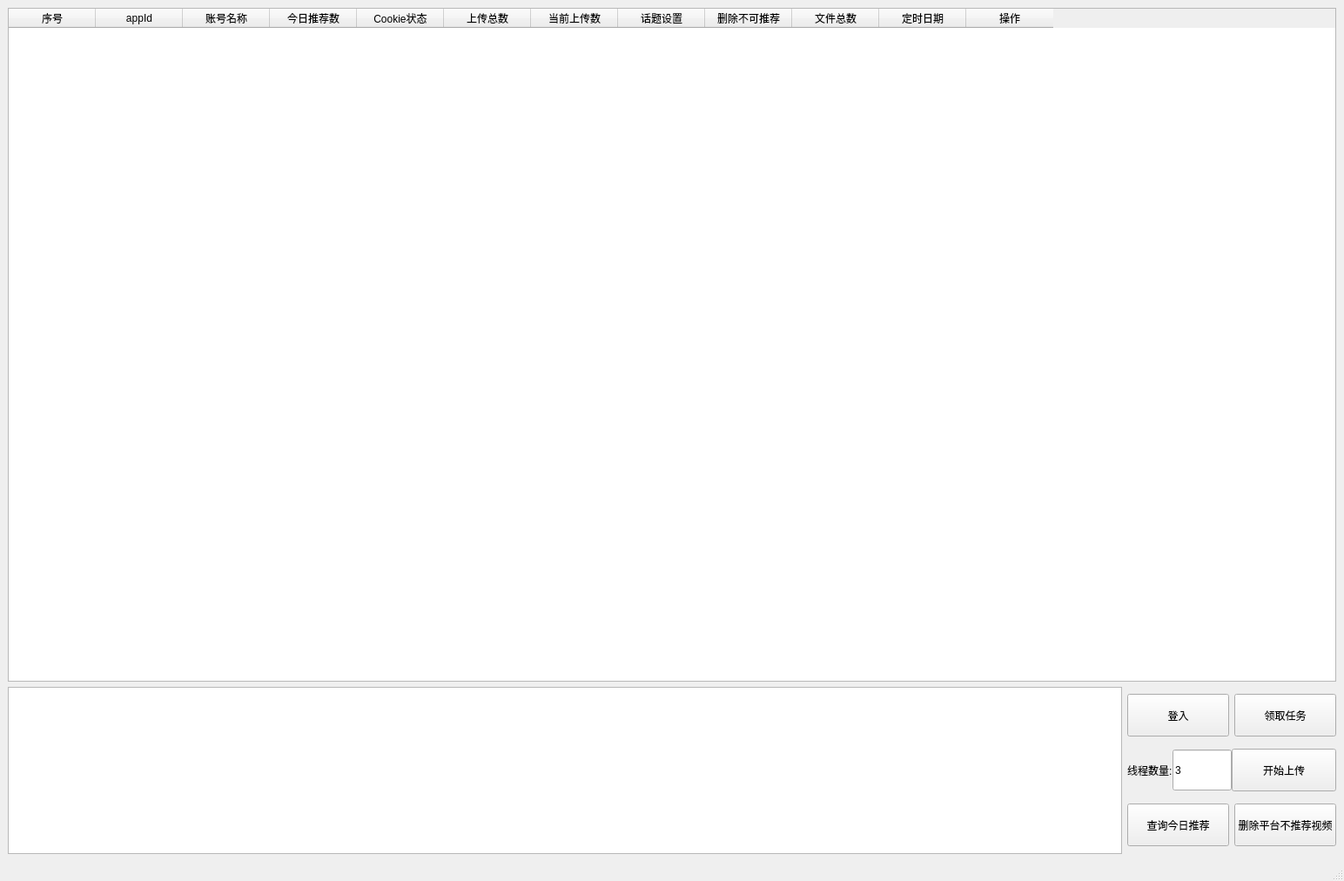
<?xml version="1.0" encoding="UTF-8"?>
<ui version="4.0">
 <class>MainWindow</class>
 <widget class="QMainWindow" name="MainWindow">
  <property name="geometry">
   <rect>
    <x>0</x>
    <y>0</y>
    <width>1544</width>
    <height>1012</height>
   </rect>
  </property>
  <property name="windowTitle">
   <string>视频批量上传</string>
  </property>
  <widget class="QWidget" name="centralwidget">
   <property name="styleSheet">
    <string notr="true">QPushButton{height:41px;}QLineEdit{height:41px;}QComboBox{height:41px;}</string>
   </property>
   <layout class="QVBoxLayout" name="verticalLayout_2" stretch="1,0">
    <item>
     <widget class="QTableWidget" name="tableWidget">
      <column>
       <property name="text">
        <string>序号</string>
       </property>
      </column>
      <column>
       <property name="text">
        <string>appId</string>
       </property>
      </column>
      <column>
       <property name="text">
        <string>账号名称</string>
       </property>
      </column>
      <column>
       <property name="text">
        <string>今日推荐数</string>
       </property>
      </column>
      <column>
       <property name="text">
        <string>Cookie状态</string>
       </property>
      </column>
      <column>
       <property name="text">
        <string>上传总数</string>
       </property>
      </column>
      <column>
       <property name="text">
        <string>当前上传数</string>
       </property>
      </column>
      <column>
       <property name="text">
        <string>话题设置</string>
       </property>
      </column>
      <column>
       <property name="text">
        <string>删除不可推荐</string>
       </property>
      </column>
      <column>
       <property name="text">
        <string>文件总数</string>
       </property>
      </column>
      <column>
       <property name="text">
        <string>定时日期</string>
       </property>
      </column>
      <column>
       <property name="text">
        <string>操作</string>
       </property>
      </column>
     </widget>
    </item>
    <item>
     <layout class="QHBoxLayout" name="horizontalLayout_5" stretch="1,0">
      <item>
       <widget class="QTextBrowser" name="textBrowser"/>
      </item>
      <item>
       <layout class="QVBoxLayout" name="verticalLayout">
        <item>
         <layout class="QHBoxLayout" name="horizontalLayout_2" stretch="1,1">
          <item>
           <widget class="QPushButton" name="pushButton">
            <property name="text">
             <string>登入</string>
            </property>
           </widget>
          </item>
          <item>
           <widget class="QPushButton" name="pushButton_3">
            <property name="text">
             <string>领取任务</string>
            </property>
           </widget>
          </item>
         </layout>
        </item>
        <item>
         <layout class="QHBoxLayout" name="horizontalLayout_3" stretch="1,1">
          <property name="spacing">
           <number>0</number>
          </property>
          <item>
           <layout class="QHBoxLayout" name="horizontalLayout">
            <item>
             <widget class="QLabel" name="label">
              <property name="text">
               <string>线程数量:</string>
              </property>
             </widget>
            </item>
            <item>
             <widget class="QLineEdit" name="lineEdit">
              <property name="text">
               <string>3</string>
              </property>
             </widget>
            </item>
           </layout>
          </item>
          <item>
           <widget class="QPushButton" name="pushButton_2">
            <property name="text">
             <string>开始上传</string>
            </property>
           </widget>
          </item>
         </layout>
        </item>
        <item>
         <layout class="QHBoxLayout" name="horizontalLayout_4" stretch="1,1">
          <item>
           <widget class="QPushButton" name="pushButton_4">
            <property name="text">
             <string>查询今日推荐</string>
            </property>
           </widget>
          </item>
          <item>
           <widget class="QPushButton" name="pushButton_5">
            <property name="text">
             <string>删除平台不推荐视频</string>
            </property>
           </widget>
          </item>
         </layout>
        </item>
       </layout>
      </item>
     </layout>
    </item>
   </layout>
  </widget>
  <widget class="QMenuBar" name="menubar">
   <property name="geometry">
    <rect>
     <x>0</x>
     <y>0</y>
     <width>1544</width>
     <height>26</height>
    </rect>
   </property>
  </widget>
  <widget class="QStatusBar" name="statusbar"/>
 </widget>
 <resources/>
 <connections>
  <connection>
   <sender>pushButton</sender>
   <signal>clicked()</signal>
   <receiver>MainWindow</receiver>
   <slot>login()</slot>
   <hints>
    <hint type="sourcelabel">
     <x>972</x>
     <y>826</y>
    </hint>
    <hint type="destinationlabel">
     <x>807</x>
     <y>986</y>
    </hint>
   </hints>
  </connection>
  <connection>
   <sender>pushButton_3</sender>
   <signal>clicked()</signal>
   <receiver>MainWindow</receiver>
   <slot>claim_task()</slot>
   <hints>
    <hint type="sourcelabel">
     <x>1169</x>
     <y>823</y>
    </hint>
    <hint type="destinationlabel">
     <x>1038</x>
     <y>1013</y>
    </hint>
   </hints>
  </connection>
  <connection>
   <sender>pushButton_2</sender>
   <signal>clicked()</signal>
   <receiver>MainWindow</receiver>
   <slot>start_upload()</slot>
   <hints>
    <hint type="sourcelabel">
     <x>1186</x>
     <y>887</y>
    </hint>
    <hint type="destinationlabel">
     <x>1203</x>
     <y>1015</y>
    </hint>
   </hints>
  </connection>
  <connection>
   <sender>pushButton_4</sender>
   <signal>clicked()</signal>
   <receiver>MainWindow</receiver>
   <slot>get_today_recommendations()</slot>
   <hints>
    <hint type="sourcelabel">
     <x>1024</x>
     <y>950</y>
    </hint>
    <hint type="destinationlabel">
     <x>670</x>
     <y>1018</y>
    </hint>
   </hints>
  </connection>
  <connection>
   <sender>pushButton_5</sender>
   <signal>clicked()</signal>
   <receiver>MainWindow</receiver>
   <slot>delete_non_recommended_videos()</slot>
   <hints>
    <hint type="sourcelabel">
     <x>1232</x>
     <y>947</y>
    </hint>
    <hint type="destinationlabel">
     <x>333</x>
     <y>1023</y>
    </hint>
   </hints>
  </connection>
 </connections>
 <slots>
  <slot>login()</slot>
  <slot>claim_task()</slot>
  <slot>start_upload()</slot>
  <slot>get_today_recommendations()</slot>
  <slot>delete_non_recommended_videos()</slot>
 </slots>
</ui>
